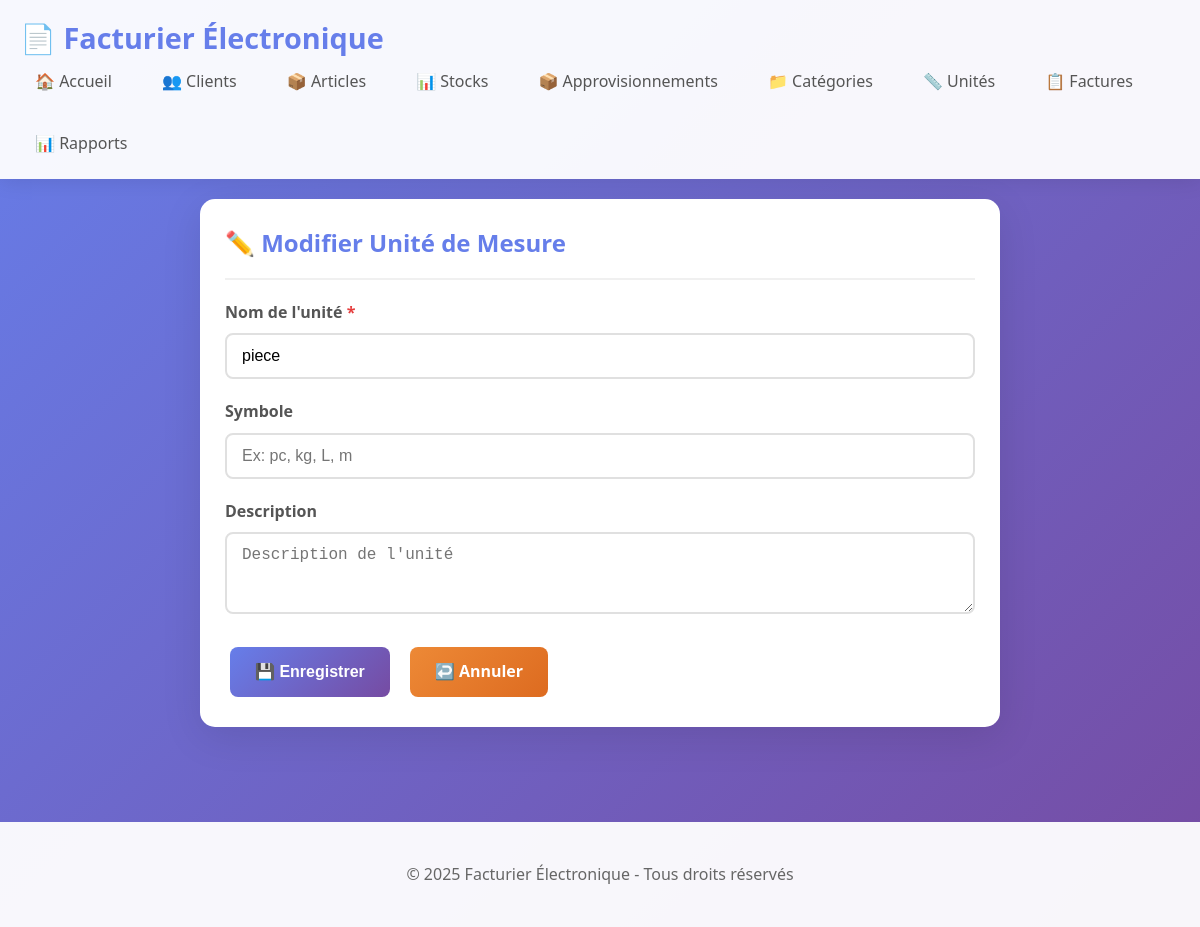
The page /unite/1/edit on the database as committed earlier.
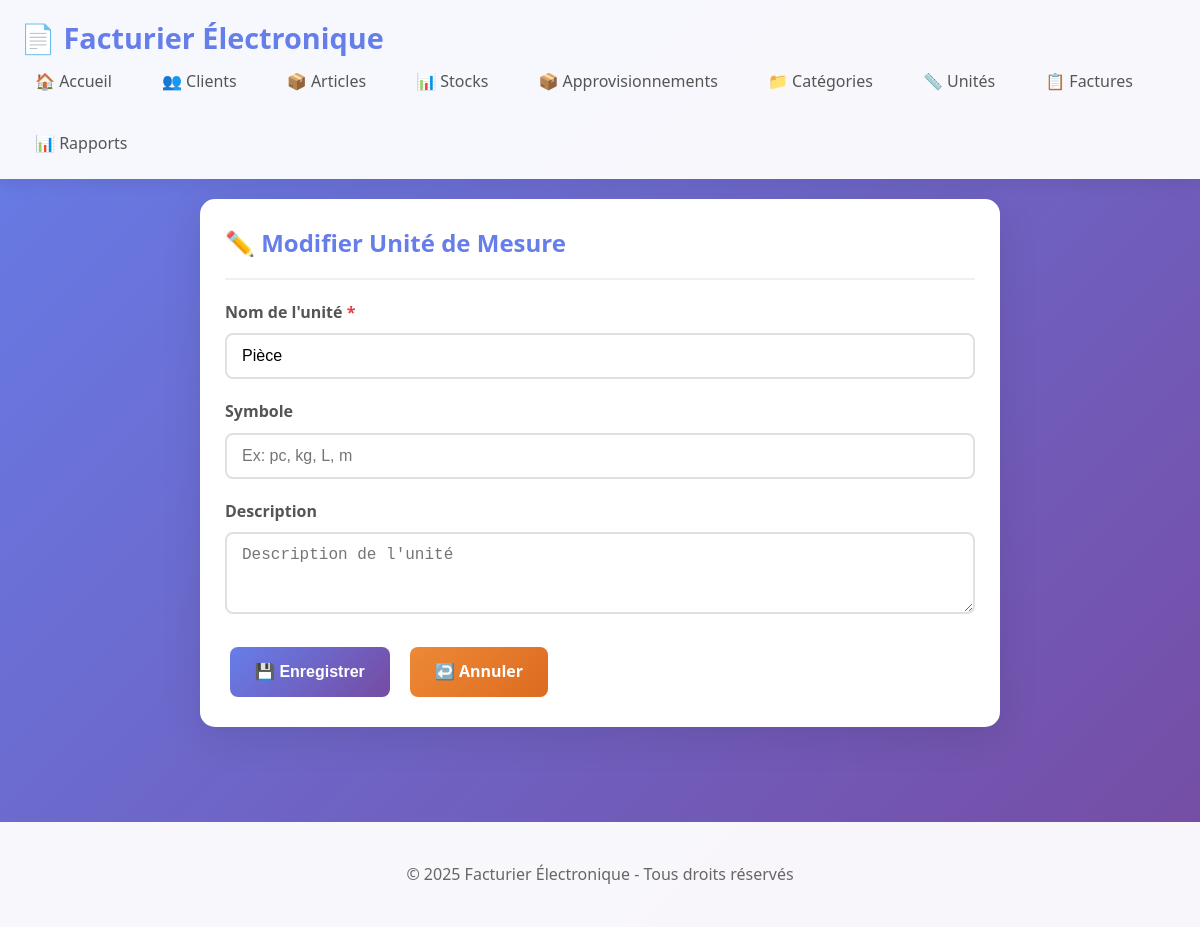
The same page on the database as committed later.
### models.py (models this page shows, shortened)
class UniteMesure(db.Model):
    __tablename__ = 'unites_mesure'
    id = db.Column(db.Integer, primary_key=True)
    nom = db.Column(db.String(50), unique=True, nullable=False)
    symbole = db.Column(db.String(10))
    description = db.Column(db.String(200))
    date_creation = db.Column(db.DateTime, default=datetime.utcnow)

### app.py (the view, shortened to what this page needs)
@app.route('/unite/<int:id>/edit', methods=['GET', 'POST'])
def unite_edit(id):
    unite = UniteMesure.query.get_or_404(id)
    return render_template('unite_form.html', unite=unite)

### templates/unite_form.html
{% extends "base.html" %}
{% block content %}
<div class="form-container">
    <div class="card">
        <div class="card-header">
            <h2>{% if unite %}✏️ Modifier{% else %}➕ Nouvelle{% endif %} Unité de Mesure</h2>
        </div>
        <form method="post">
            <div class="form-group">
                <label for="nom">Nom de l'unité <span style="color: #e53e3e;">*</span></label>
                <input type="text" id="nom" name="nom" value="{{ unite.nom if unite else '' }}" required placeholder="Ex: Pièce, Kilogramme, Litre...">
            </div>
            <div class="form-group">
                <label for="symbole">Symbole</label>
                <input type="text" id="symbole" name="symbole" value="{{ unite.symbole if unite else '' }}" placeholder="Ex: pc, kg, L, m">
            </div>
            <div class="form-group">
                <label for="description">Description</label>
                <textarea id="description" name="description" rows="3" placeholder="Description de l'unité">{{ unite.description if unite else '' }}</textarea>
            </div>
            <div class="flex gap-10">
                <button type="submit" class="btn btn-primary">💾 Enregistrer</button>
                <a href="{{ url_for('unites_list') }}" class="btn btn-warning">↩️ Annuler</a>
            </div>
        </form>
    </div>
</div>
{% endblock %}

Rows that differ between the two databases and show on the page:
changed UniteMesure: nom "piece" → "Pièce"
